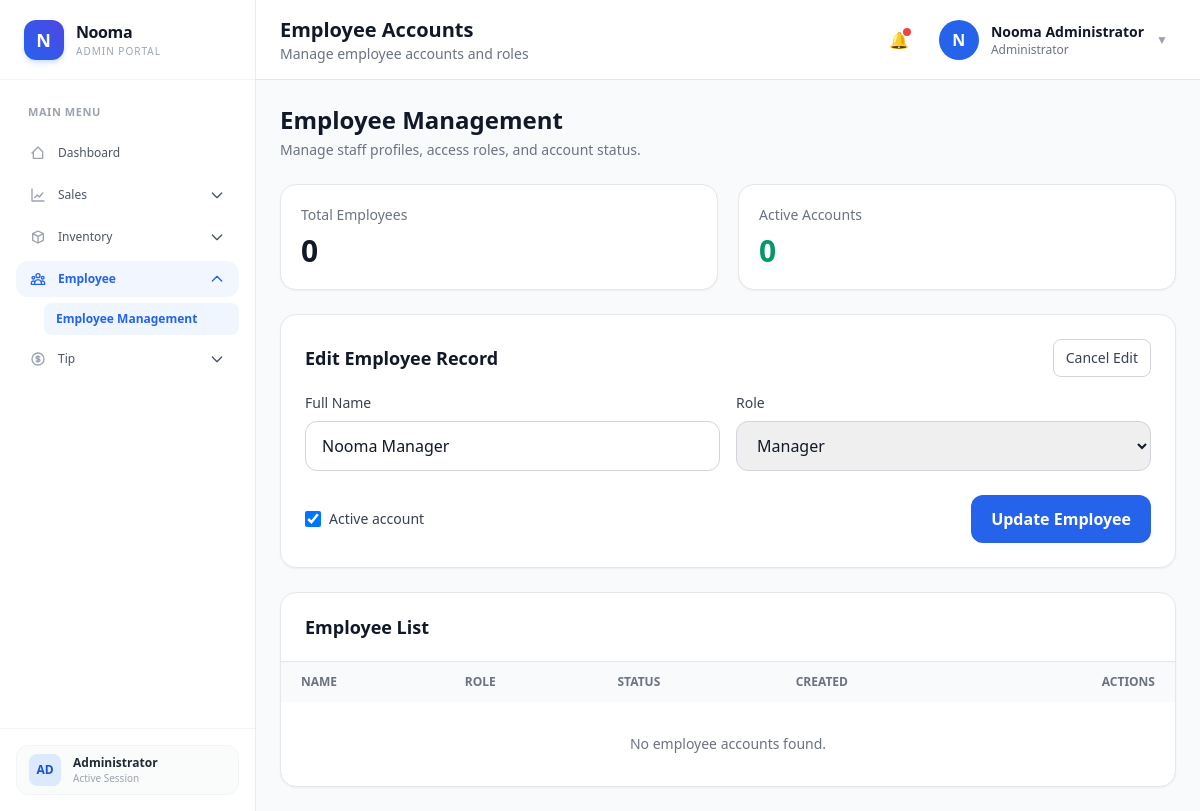
Screenshot of /frontend/Employee/employee.php?edit_user_id=2 (signed in) with the database file from the repository.
### tables this page shows
CREATE TABLE `users` (
  `user_id` bigint(20) UNSIGNED NOT NULL,
  `full_name` varchar(150) NOT NULL,
  `username` varchar(100) NOT NULL,
  `password_hash` varchar(255) NOT NULL,
  `role` enum('admin','manager','cashier','employee') NOT NULL DEFAULT 'cashier',
  `is_active` tinyint(1) NOT NULL DEFAULT 1,
  `number_of_days` decimal(30,15) UNSIGNED NOT NULL DEFAULT 0.000000000000000,
  `created_at` timestamp NOT NULL DEFAULT current_timestamp(),
  `updated_at` timestamp NOT NULL DEFAULT current_timestamp() ON UPDATE current_timestamp()
);

### frontend/Employee/employee.php (the view, shortened to what this page needs)
<?php
require_once __DIR__ . "/../../backend/config/database.php";
$editEmployee = null;
if (isset($_GET["edit_user_id"])) {
    $editEmployeeId = (int)$_GET["edit_user_id"];
    if ($editEmployeeId > 0) {
        $editStmt = mysqli_prepare($conn, "SELECT user_id, full_name, role, is_active FROM users WHERE user_id = ? LIMIT 1");
        if ($editStmt) {
            mysqli_stmt_bind_param($editStmt, "i", $editEmployeeId);
            mysqli_stmt_execute($editStmt);
            $editResult = mysqli_stmt_get_result($editStmt);
            if ($editResult && mysqli_num_rows($editResult) > 0) {
                $editEmployee = mysqli_fetch_assoc($editResult);
            }
        }
    }
}
$employeeList = [];
$totalEmployees = count($employeeList);$activeEmployees = 0;
?>
<!DOCTYPE html>
<html lang="en">
<head>
    <script src="https://cdn.tailwindcss.com"></script>
</head>
<body class="bg-gray-50 text-gray-900">
<?php include "../Components/sidebar.php"; ?>
<div class="lg:ml-64 min-h-screen">
    <?php include "../Components/navbar.php"; ?>
    <main class="p-6">
        <div class="mb-6">
            <h2 class="text-2xl font-bold text-gray-900">Employee Management</h2>
            <p class="text-sm text-gray-500 mt-1">Manage staff profiles, access roles, and account status.</p>
        </div>
        <div class="grid md:grid-cols-2 gap-5 mb-6">
            <div class="bg-white rounded-2xl border p-5 shadow-sm">
                <p class="text-sm text-gray-500">Total Employees</p>
                <h3 id="total-employees-count" class="text-3xl font-bold mt-2"><?= number_format($totalEmployees) ?></h3>
            </div>
            <div class="bg-white rounded-2xl border p-5 shadow-sm">
                <p class="text-sm text-gray-500">Active Accounts</p>
                <h3 id="active-employees-count" class="text-3xl font-bold mt-2 text-emerald-600"><?= number_format($activeEmployees) ?></h3>
            </div>
        </div>
        <div class="bg-white border rounded-2xl shadow-sm p-6 mb-6">
            <div class="flex items-center justify-between mb-4">
                <h3 id="form-title" class="text-lg font-bold"><?= $editEmployee ? "Edit Employee Record" : "Add New Employee" ?></h3>
                <a id="cancel-edit-btn" href="employee.php" class="px-3 py-2 text-sm rounded-lg border border-gray-300 text-gray-700 hover:bg-gray-50 <?= $editEmployee ? "" : "hidden" ?>">Cancel Edit</a>
            </div>
            <form id="employee-form" class="grid md:grid-cols-2 xl:grid-cols-3 gap-4">
                <div class="xl:col-span-2">
                    <label class="block text-sm font-medium text-gray-700 mb-2">Full Name</label>
                    <input type="text" id="full_name" name="full_name" required
                        value="<?= htmlspecialchars($editEmployee["full_name"] ?? "") ?>"
                        placeholder="Enter full name"
                        class="w-full border border-gray-300 rounded-xl px-4 py-3 focus:outline-none focus:ring-2 focus:ring-blue-500">
                </div>
                <div>
                    <label class="block text-sm font-medium text-gray-700 mb-2">Role</label>
                    <select id="role" name="role" class="w-full border border-gray-300 rounded-xl px-4 py-3 focus:outline-none focus:ring-2 focus:ring-blue-500">
                        <?php $selectedRole =$editEmployee["role"] ?? "employee"; ?>
                        <option value="manager" <?= $selectedRole === "manager" ? "selected" : "" ?>>Manager</option>
                    </select>
                </div>
                <div class="md:col-span-2 xl:col-span-3 flex items-center justify-between gap-3 pt-2">
                    <label class="inline-flex items-center gap-2 text-sm text-gray-700">
                        <input type="checkbox" id="is_active" name="is_active" value="1" <?= $editEmployee ? ((int)($editEmployee["is_active"] ?? 0) === 1 ? "checked" : "") : "checked" ?> class="h-4 w-4 text-blue-600 border-gray-300 rounded">
                        Active account
                    </label>
                    <button type="submit" id="submit-btn" class="px-5 py-3 rounded-xl bg-blue-600 text-white font-semibold hover:bg-blue-700">
                        <?= $editEmployee ? "Update Employee" : "Create Employee" ?>
                    </button>
                </div>
            </form>
        </div>
        <div class="bg-white border rounded-2xl shadow-sm overflow-hidden">
            <div class="px-6 py-5 border-b">
                <h3 class="text-lg font-bold">Employee List</h3>
            </div>
            <div class="overflow-x-auto">
                <table class="w-full text-sm text-left">
                    <thead class="bg-gray-50 text-gray-500 uppercase text-xs">
                        <tr>
                            <th class="px-5 py-3">Name</th>
                            <th class="px-5 py-3">Role</th>
                            <th class="px-5 py-3">Status</th>
                            <th class="px-5 py-3">Created</th>
                            <th class="px-5 py-3 text-right">Actions</th>
                        </tr>
                    </thead>
                    <tbody id="employee-table-body" class="divide-y">
                        <?php if (empty($employeeList)): ?>
                            <tr>
                                <td colspan="5" class="px-5 py-8 text-center text-gray-500">No employee accounts found.</td>
                            </tr>
                        <?php endif; ?>
                    </tbody>
                </table>
            </div>
        </div>
    </main>
</div>
</body>
</html>

### rows the page displays
users: full_name "Nooma Manager", role "Manager", is_active "☑"

### other values shown
$page_title "Employee Accounts"
$page_description "Manage employee accounts and roles"
substr($full_name, 0, 1) "N"
$full_name "Nooma Administrator"
$totalEmployees "0"
$activeEmployees "0"
